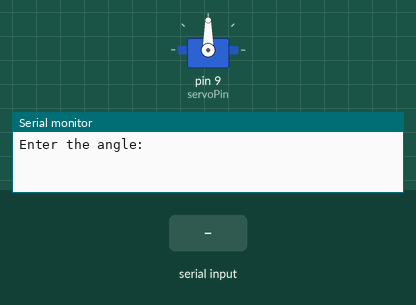
Bench run of a sketch on a simulated Arduino Uno, built with avr-gcc and run on an emulated ATmega328P. On the bench: servo, the last lines printed to the serial monitor. The inputs (shaded band) are chosen by the test bench.

Above: at 1.2 s.
1.3 s: "30,150\n" received over Serial
At 2.8 s:
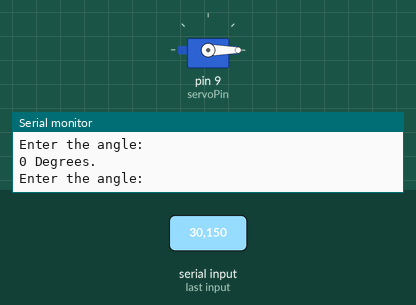
3.8 s: "90,45\n" received over Serial
At 4.6 s:
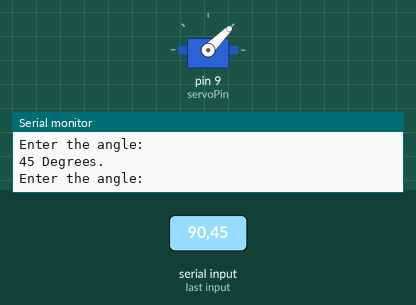
6.3 s: "200\n" received over Serial
At 7.0 s:
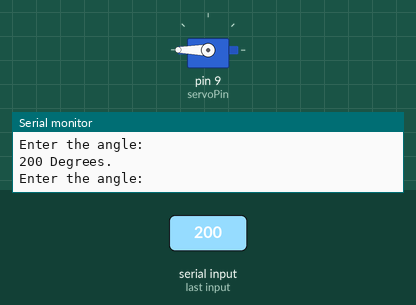
Timing chart, 0 to 9.3 s (numbered marks = the images above; inputs shaded):
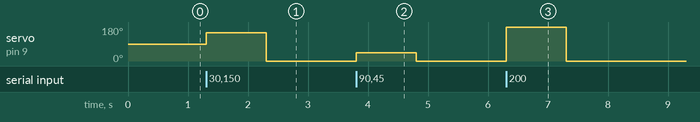

Measured:
- after the input at 1.3 s, servo on pin 9 (servoPin): 90° → 150° at once, → 0° 1.0 s later
- after the input at 3.8 s, servo on pin 9 (servoPin): 0° → 45° at once, → 0° 1.0 s later
- after the input at 6.3 s, servo on pin 9 (servoPin): 0° → 180° at once, → 0° 1.0 s later

The sketch:

Servo_tester.ino
```cpp
#include <Servo.h>
int servoPin = 9;
int servoPos = 90;
int x = 800; //min value
int y = 2000; //max value
Servo servo;


void setup() {
Serial.begin(9600);
servo.attach(servoPin,x,y); //Change the x and y values, default is 800 and 2000.

}

void loop() {
Serial.println();
Serial.println("Enter the angle:");
while (Serial.available()==0){}
servoPos = Serial.parseInt();

servo.write(servoPos);
Serial.print(servoPos);
Serial.println(" Degrees.");
}
```
